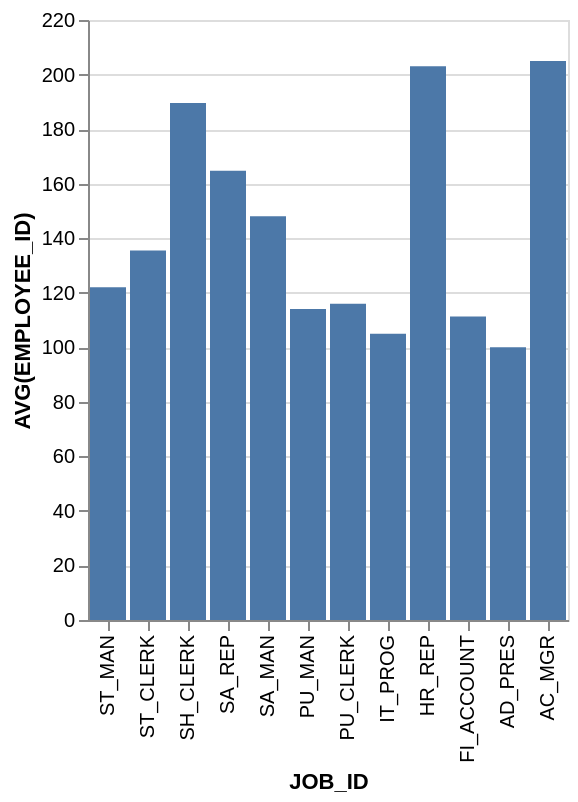

This figure's Vega-Lite source:
### Vega-Lite specification from a JSON file in a GitHub repository (floating-point values rounded to 4 significant figures)
{"data": {"values": [{"x_data": "AC_MGR", "y_data": 205}, {"x_data": "AD_PRES", "y_data": 100}, {"x_data": "FI_ACCOUNT", "y_data": 111.2}, {"x_data": "HR_REP", "y_data": 203}, {"x_data": "IT_PROG", "y_data": 105}, {"x_data": "PU_CLERK", "y_data": 116}, {"x_data": "PU_MAN", "y_data": 114}, {"x_data": "SA_MAN", "y_data": 148}, {"x_data": "SA_REP", "y_data": 164.8}, {"x_data": "SH_CLERK", "y_data": 189.6}, {"x_data": "ST_CLERK", "y_data": 135.4}, {"x_data": "ST_MAN", "y_data": 122}]}, "mark": "bar", "encoding": {"x": {"field": "x_data", "type": "nominal", "title": "JOB_ID", "sort": "descending"}, "y": {"field": "y_data", "type": "quantitative", "title": "AVG(EMPLOYEE_ID)"}}}
